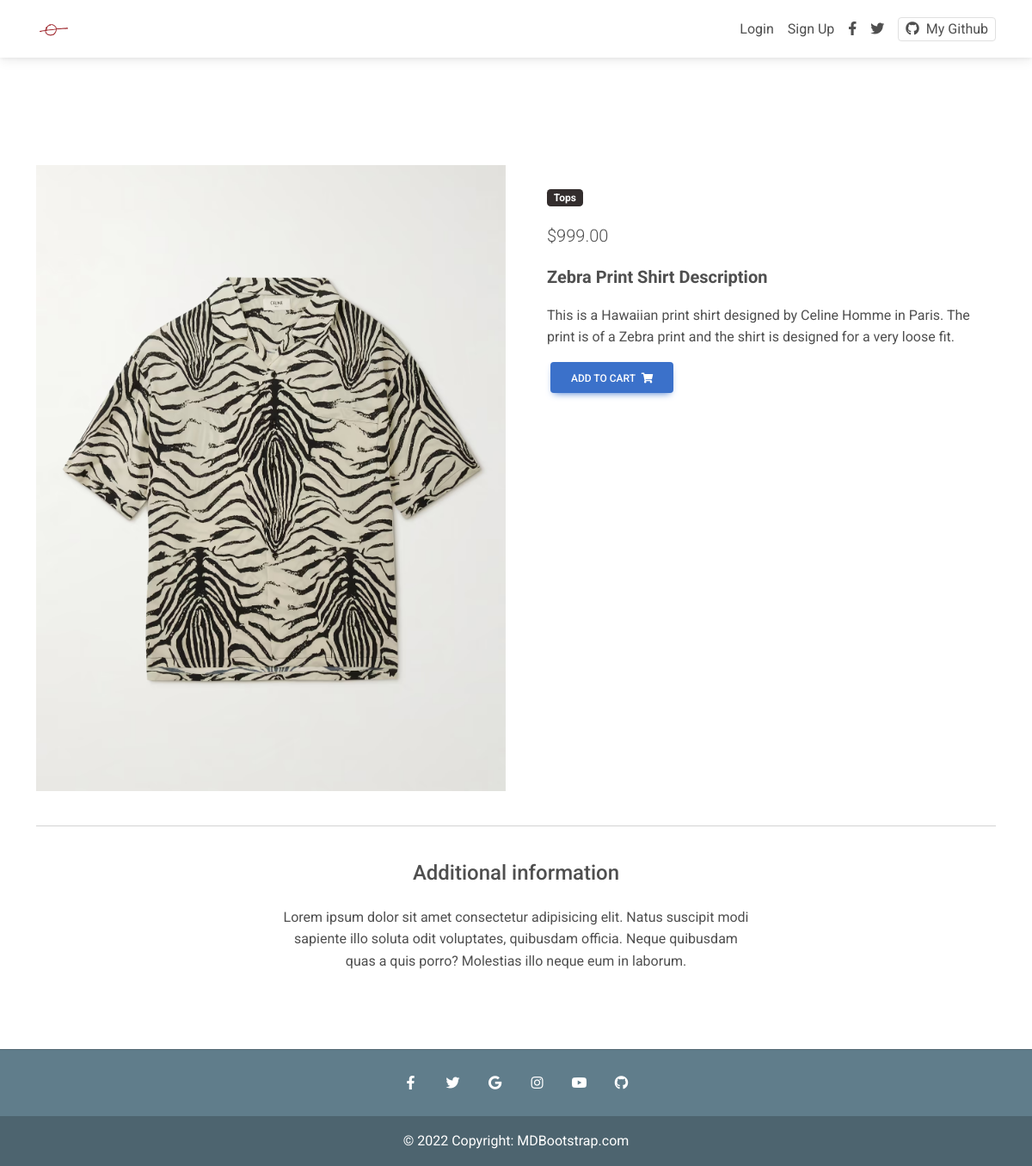
The app's page /product/zebra-shirt/ with its own data.
### myapp/models.py (models this page shows, shortened)
class Item(models.Model):
    title = models.CharField(max_length=100)
    price = models.DecimalField(decimal_places=2, max_digits=10)
    discount = models.DecimalField(
        decimal_places=2, max_digits=10, null=True, blank=True)
    category = models.CharField(choices=CATEGORY_CHOICES, max_length=2)
    label = models.CharField(choices=LABEL_CHOICES, max_length=1)
    slug = models.SlugField()
    description = models.TextField()
    file_name = models.CharField(max_length=50)

### myapp/views.py (the view)
# urls.py: path('product/<slug>/', views.ProductDetails.as_view(), name='product'),
class ProductDetails(DetailView):
    model = Item
    template_name = "product.html"

### templates/product.html (shortened to what this page needs)
{% extends "index.html" %}
{% load static %}
{% block content %}
<main class="mt-5 pt-4">
    <div class="container mt-5">
        <div class="row">
            <div class="col-md-6 mb-4">
                <img src="{% static object.file_name %}" class="img-fluid" alt="{{ object.slug }}" />
            </div>
            <div class="col-md-6 mb-4">
                <div class="p-4">
                    <div class="mb-3">
                        <a href="">
                            <span class="badge bg-dark me-1">{{ object.get_category_display }}</span>
                        </a>
                    </div>
                    <p class="lead">
                        {% if object.discount %}
                        <span class="me-1">
                            <del> ${{ object.price }} </del>
                        </span>
                      <span>${{ object.discount }}</span>
                      {% else %}
                      <span>${{ object.price }}</span>
                      {% endif %}
                    </p>
                    <strong><p style="font-size: 20px;">{{ object.title }} Description</p></strong>
                    <p>{{ object.description }}</p>
                    <a class="btn btn-primary ms-1" href="{% url 'myapp:add-to-cart' object.slug %}">
                        Add to cart
                        <i class="fas fa-shopping-cart ms-1"></i>
                    </a>
                </div>
            </div>
        </div>
        <hr />
        <div class="row d-flex justify-content-center">
            <div class="col-md-6 text-center">
                <h4 class="my-4 h4">Additional information</h4>
                <p>Lorem ipsum dolor sit amet consectetur adipisicing elit. Natus suscipit modi sapiente illo soluta odit voluptates, quibusdam officia. Neque quibusdam quas a quis porro? Molestias illo neque eum in laborum.</p>
            </div>
        </div>
        <div class="row">
            <div class="col-lg-4 col-md-12 mb-4">
            </div>
            <div class="col-lg-4 col-md-6 mb-4">
            </div>
            <div class="col-lg-4 col-md-6 mb-4">
            </div>
        </div>
    </div>
</main>
{% endblock content %}

### records on screen
Item: file_name (picture), category "Tops", price "999.00", title "Zebra Print Shirt", description "This is a Hawaiian print shirt designed by Celine Homme in Paris. The print is of a Zebra print and the shirt is designed for a very loose fit."
